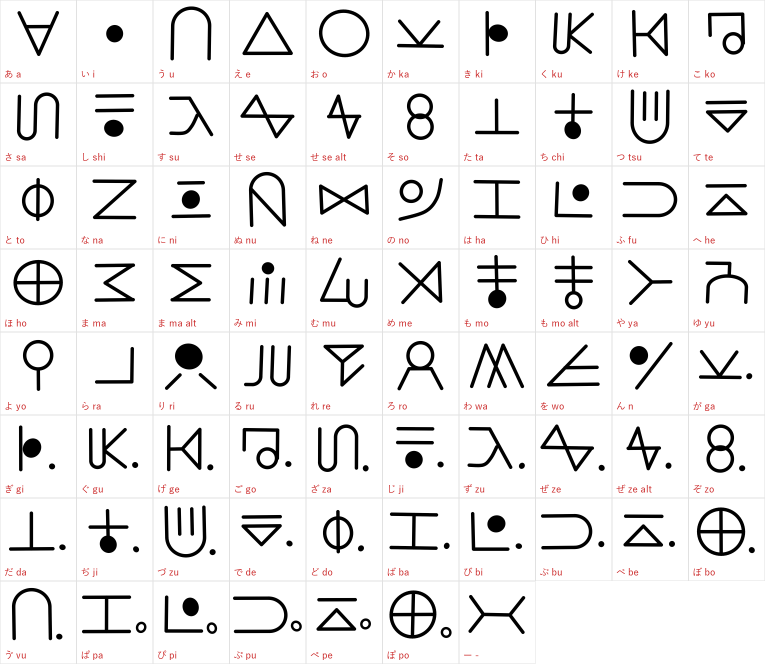
#> input picture previews/glyph_sheet.png, 1530 x 1328 px, given in place of pages_v3.png, which was not available (shown at 1/2 size)
$ python deep_images.py
#> lines starting #> are read from the running program, lines starting #| are printed output that depends on the picture
"""Images for the research deep dive (web/blog/deep-dive.html).

Crops the generator / evaluation contact sheets in previews/ (multi-MB PNGs, not shipped) into
small WebP files under web/blog/img/deep/, each at most 150 KB. Re-run after regenerating the
previews:

    .venv/Scripts/python.exe scripts/blog/deep_images.py

Sheet geometry (rust/hxh-synth/src/preview.rs): `contact_sheet` puts pages top-left in
480 x 480 cells with an 8 px gap (4 columns -> 1960 px); `targets_sheet` draws rows of
4 panels, 512 px on the long side, 8 px gap (2088 px wide).
"""
from __future__ import annotations

import io
import json
from pathlib import Path

from PIL import Image

ROOT = Path(__file__).resolve().parents[2]
SRC = ROOT / "previews"
OUT = ROOT / "web" / "blog" / "img" / "deep"
MAX_BYTES = 150 * 1024

CELL, GAP = 480, 8


def rows_of_contact_sheet(im: Image.Image, rows: int) -> Image.Image:
    return im.crop((0, 0, im.width, GAP + rows * (CELL + GAP)))


def save_webp(im: Image.Image, name: str, width: int) -> dict:
    im = im.convert("RGB")
    if im.width > width:
        im = im.resize((width, round(im.height * width / im.width)), Image.LANCZOS)
    for q in range(84, 30, -4):
        buf = io.BytesIO()
        im.save(buf, "WEBP", quality=q, method=6)
        if buf.tell() <= MAX_BYTES:
            break
    (OUT / name).write_bytes(buf.getvalue())
    return {"file": name, "width": im.width, "height": im.height, "bytes": buf.tell(), "quality": q}


def main() -> None:
    OUT.mkdir(parents=True, exist_ok=True)
    made = []
    # pages_v3 and pages_foreign: the first two rows (8 pages) of the 16-page preview
    for name in ("pages_v3", "pages_foreign"):
        im = Image.open(SRC / f"{name}.png")
#> im is the input picture: PIL image 1530x1328 RGB; mean R, G, B 235.7, 234.9, 234.9
        made.append({"source": f"previews/{name}.png (rows 1-2)",
                     **save_webp(rows_of_contact_sheet(im, 2), f"{name}.webp", 1400)})
#> in rows_of_contact_sheet, `return im.crop((0, 0, im.width, GAP + rows * (CELL + GAP)))`:
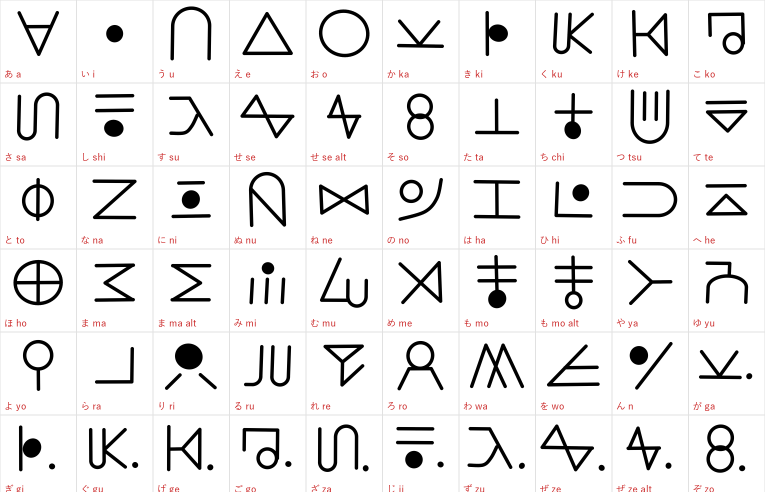
#> returned value: PIL image 1530x984 RGB (shown at 1/2 size); mean R, G, B 235.2, 234.4, 234.4
#> pass 2 of the loop in main, `for name in ("pages_v3", "pages_foreign"):`:
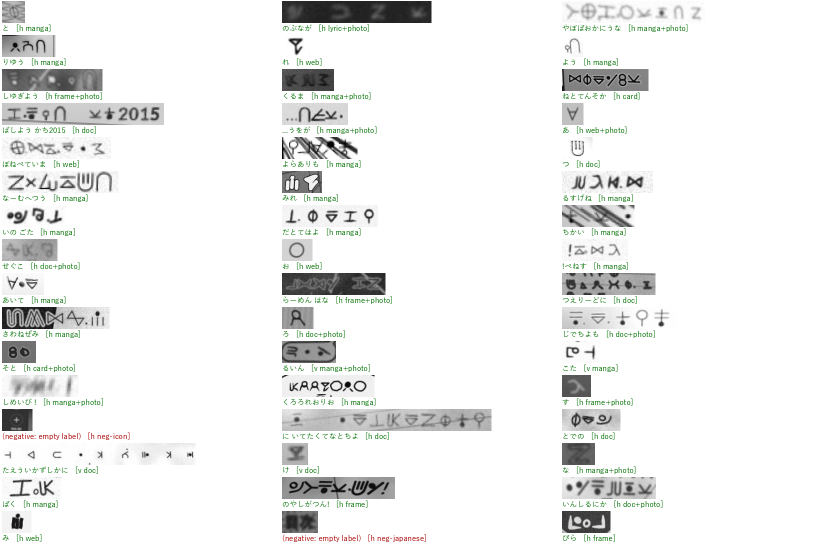
#> input picture previews/lines_v5.png, 1680 x 1088 px, given in place of pages_foreign.png, which was not available (shown at 1/2 size)
#> in main, im is the input picture: PIL image 1680x1088 RGB; mean R, G, B 238.6, 239.4, 238.5
#> in rows_of_contact_sheet (call 2), `return im.crop((0, 0, im.width, GAP + rows * (CELL + GAP)))`:
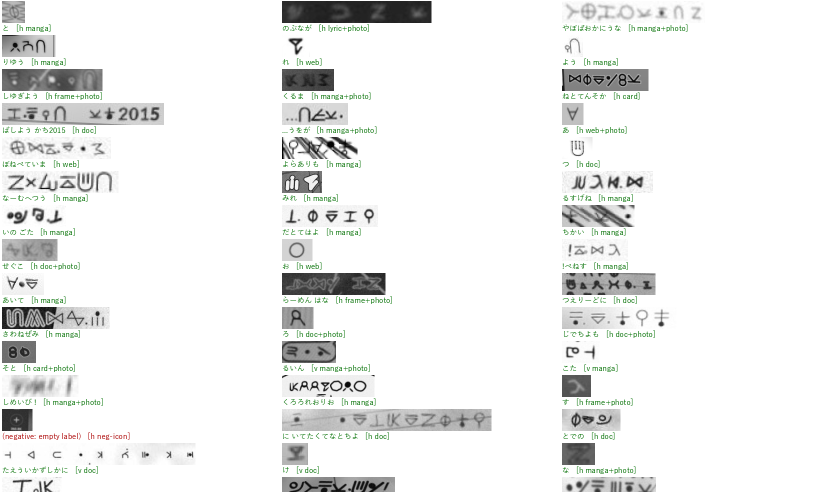
#> returned value: PIL image 1680x984 RGB (shown at 1/2 size); mean R, G, B 238.4, 239.2, 238.3
    # DBNet targets: first row of pages_v2_targets (image + quads | kernel | threshold map | mask)
    im = Image.open(SRC / "pages_v2_targets.png")
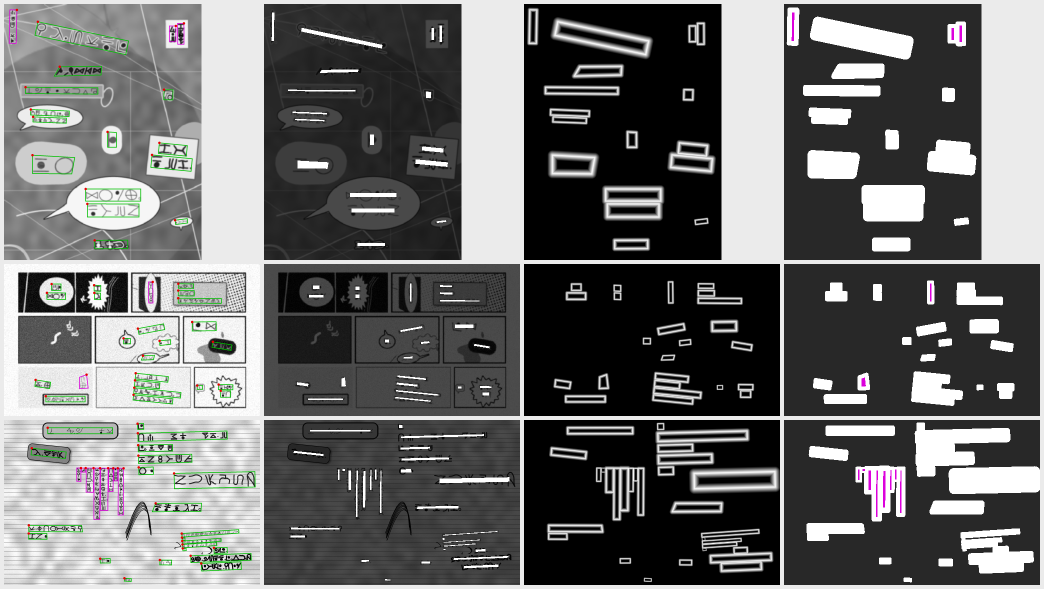
#> input picture previews/pages_v2_targets.png, 2088 x 1178 px (shown at 1/2 size)
#> im is the input picture: PIL image 2088x1178 RGBA; mean R, G, B, A 107.3, 107.7, 107.1, 255
    made.append({"source": "previews/pages_v2_targets.png (row 1)",
                 **save_webp(im.crop((0, 0, im.width, GAP + 512 + GAP)), "targets.webp", 1400)})
#> call 3 of save_webp, with name = 'targets.webp', width = 1400
#> in save_webp (call 3), `im = im.convert("RGB")`:
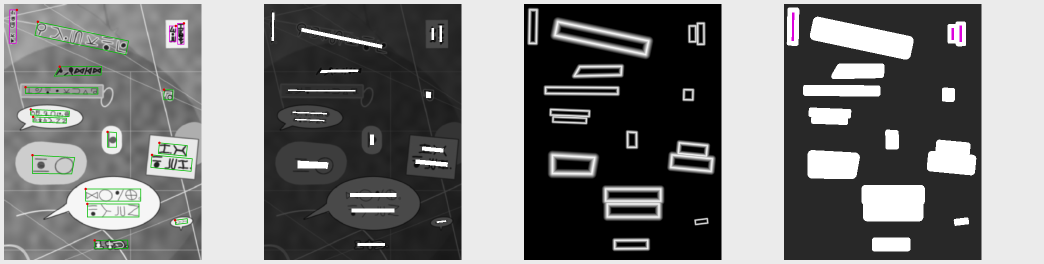
#> im: PIL image 2088x528 RGB (shown at 1/2 size); mean R, G, B 119.3, 119.7, 119.2
#> in save_webp (call 3), `im = im.resize((width, round(im.height * width / im.width)), Image.LAN..`:
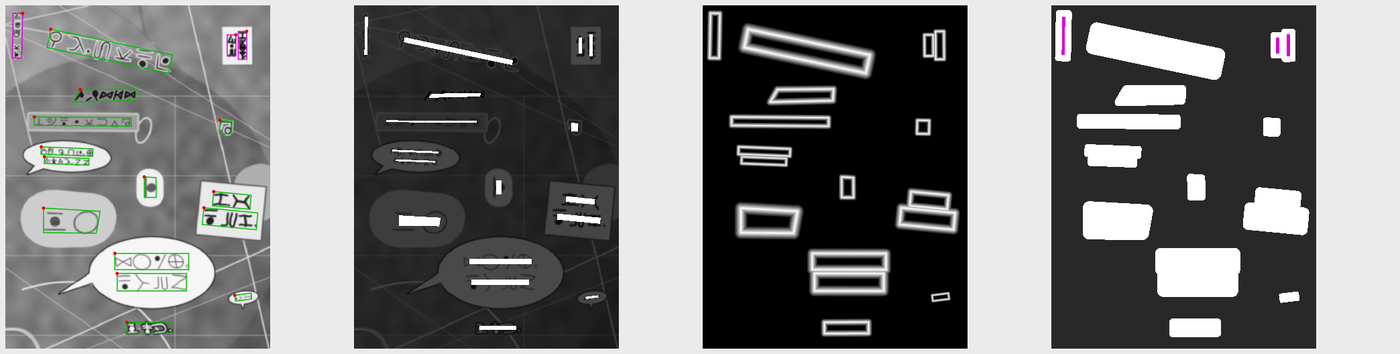
#> im: PIL image 1400x354 RGB; mean R, G, B 119.2, 119.7, 119.2
    # detector on validation pages: first row (two pages with their readings) of det_val.png
    im = Image.open(SRC / "det_val.png")
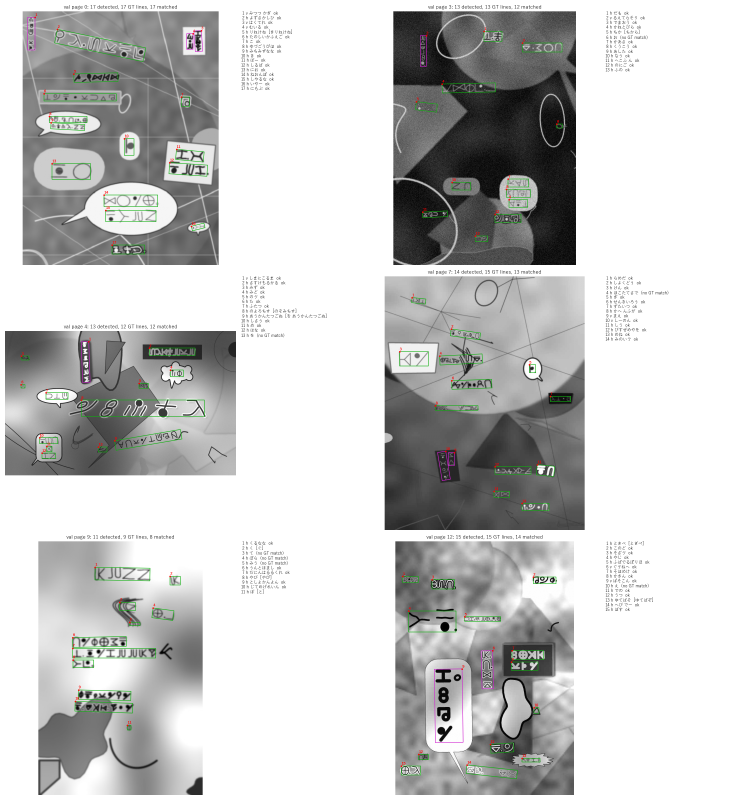
#> input picture previews/det_val.png, 2200 x 2400 px (shown at 1/3 size)
#> im is the input picture: PIL image 2200x2400 RGBA; mean R, G, B, A 199.6, 200.2, 199.5, 255
    made.append({"source": "previews/det_val.png (row 1)",
                 **save_webp(im.crop((0, 0, im.width, 800)), "det_val.webp", 1400)})
#> call 4 of save_webp, with name = 'det_val.webp', width = 1400
#> in save_webp (call 4), `im = im.convert("RGB")`:
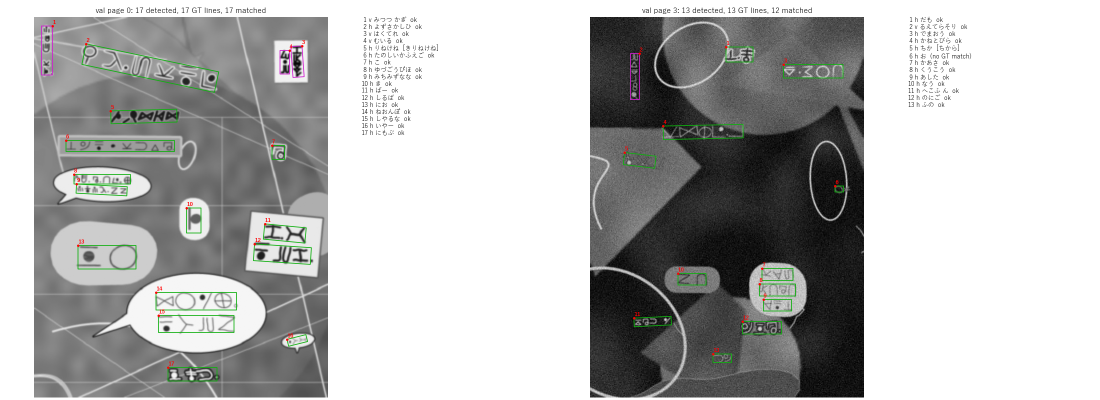
#> im: PIL image 2200x800 RGB (shown at 1/2 size); mean R, G, B 181.1, 181.7, 180.9
#> in save_webp (call 4), `im = im.resize((width, round(im.height * width / im.width)), Image.LAN..`:
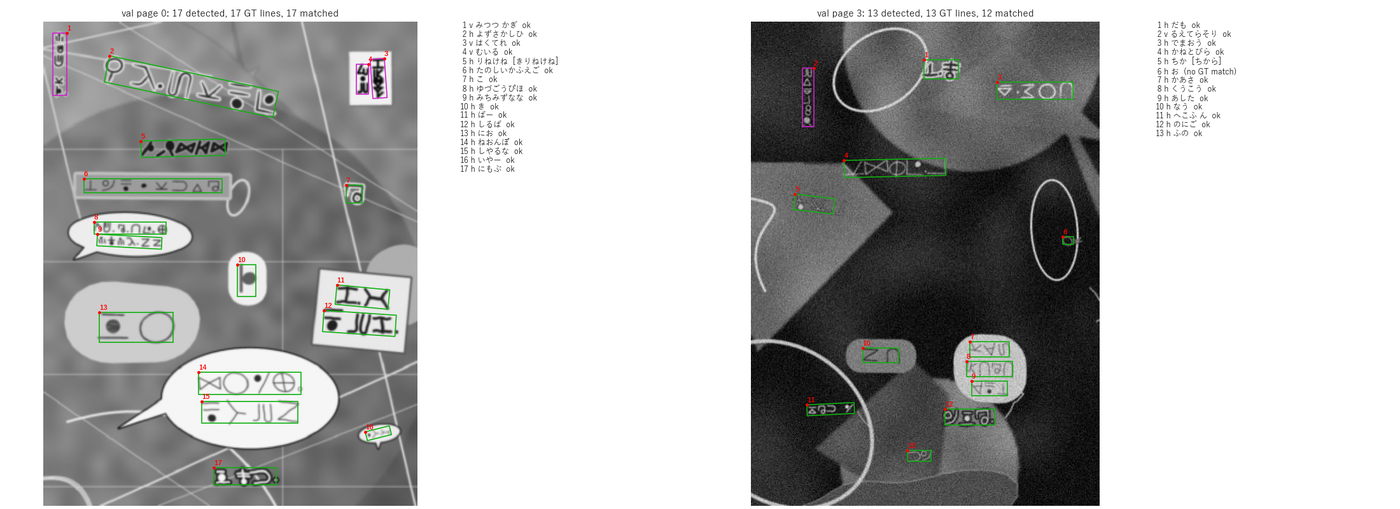
#> im: PIL image 1400x509 RGB; mean R, G, B 180.9, 181.6, 180.7
#> (the run stopped early here; a loop or call above may not have finished)
